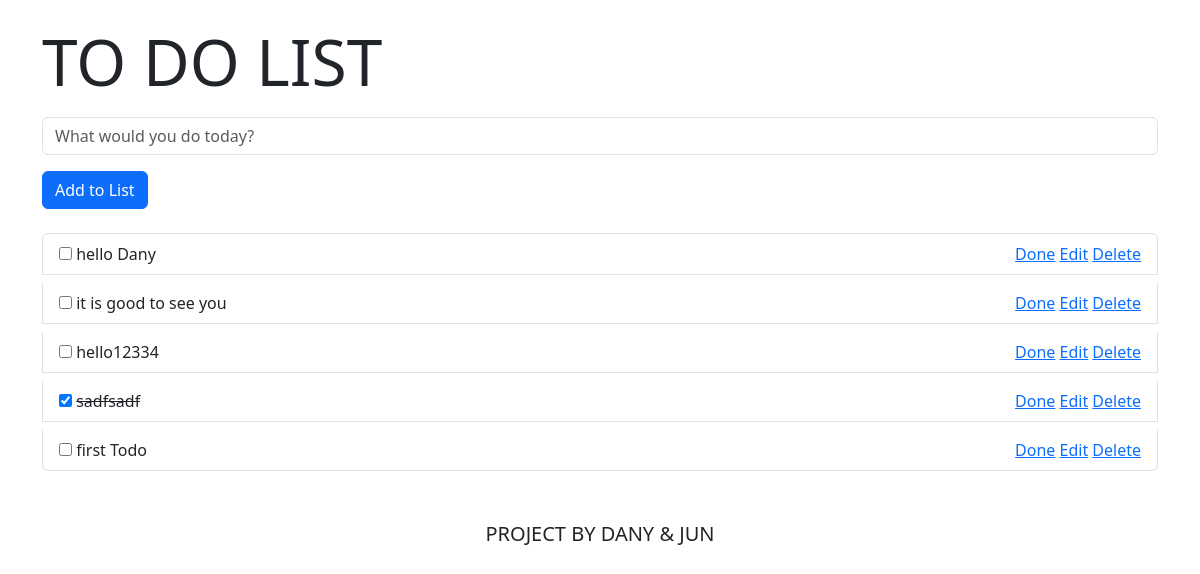
/, run on an earlier commit of the app's database.
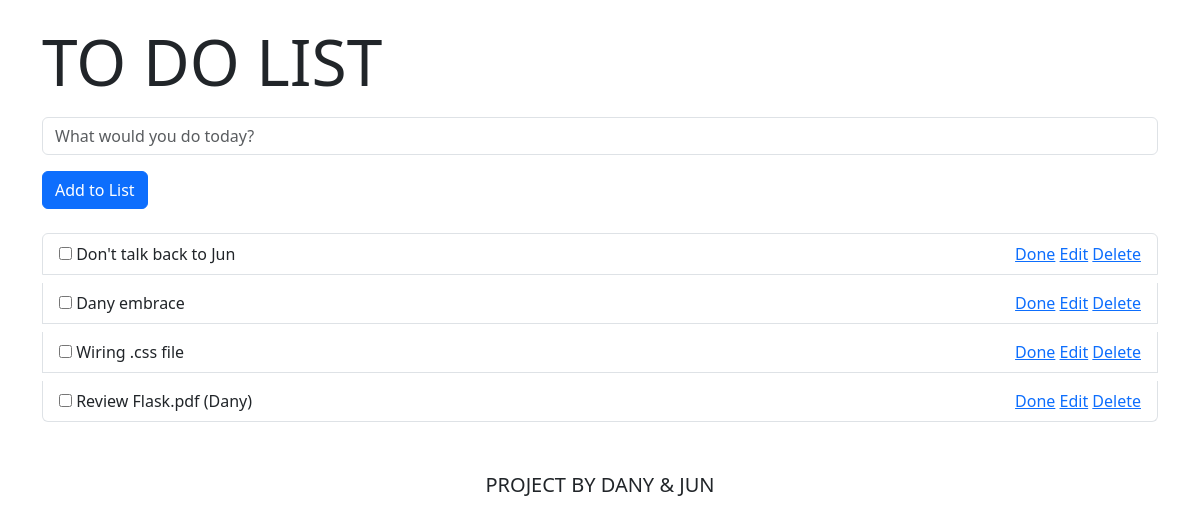
And on a later commit of the database.
### app/data/todo_model.py (models this page shows)
class Todo(db.Model):
    __tablename__ = 'todolist'
    id = db.Column(db.Integer, primary_key=True)
    content = db.Column(db.String(300), nullable=False)
    status = db.Column(db.Boolean, nullable=False)
    create_date = db.Column(db.DateTime(), nullable=False)

### app/views/main_views.py (the view)
@bp.route('/')
def index():
    todo_list = Todo.query.order_by(Todo.create_date.desc())
    return render_template("index.html", name=random.choice(names), todos=todo_list)

### app/templates/index.html
{% extends "layout.html" %} {% block content %}
<div>
  <h1 class="display-3 mt-4">TO DO LIST</h1>
  <form action="{{ url_for('main.add') }}" method="post">
    <input
      class="form-control mt-3"
      type="text"
      placeholder="What would you do today?"
      name="todo"
    />
    <button class="btn btn-primary mt-3 mb-3" type="submit">Add to List</button>
  </form>
  <ul class="list-group">
    {% for todo in todos %}
    <li class="d-flex justify-content-between list-group-item mt-2">
      <div>
        <input
          type="checkbox"
          name="status"
          {%
          if
          todo.status
          %}
          checked
          {%
          endif
          %}
        />
        <span
          {%
          if
          todo.status
          %}
          style="text-decoration: line-through"
          {%
          endif
          %}
        >
          {{todo.content}}
        </span>
      </div>
      <div>
        <a class="ml-2" href="{{ url_for('main.check', index=todo.id) }}"
          >Done</a
        >
        <a class="ml-2" href="{{ url_for('main.edit', index=todo.id) }}"
          >Edit</a
        >
        <a class="ml-2" href="{{ url_for('main.delete', index=todo.id) }}"
          >Delete</a
        >
      </div>
    </li>
    {% endfor %}
  </ul>
</div>
{% endblock %}

### app/templates/layout.html (shortened to what this page needs)
<!DOCTYPE html>
<html lang="ko">
  <head>
    {% block styles %}
    {{ bootstrap.load_css() }} {% endblock %} {% block script %}{% endblock %}
  </head>
  <body>
    <main class="container">
      {% block content %}{% endblock %}
      <footer class="text-center blockquote">
        <p class="m-5">PROJECT BY DANY & JUN</p>
      </footer>
    </main>
  </body>
</html>

What changed in the data, as far as the page shows it:
removed Todo: content "hello Dany"
removed Todo: content "it is good to see you"
removed Todo: content "hello12334"
removed Todo: status "☑", content "sadfsadf"
removed Todo: content "first Todo"
added Todo: content "Don't talk back to Jun"
added Todo: content "Dany embrace"
added Todo: content "Wiring .css file"
added Todo: content "Review Flask.pdf (Dany)"
